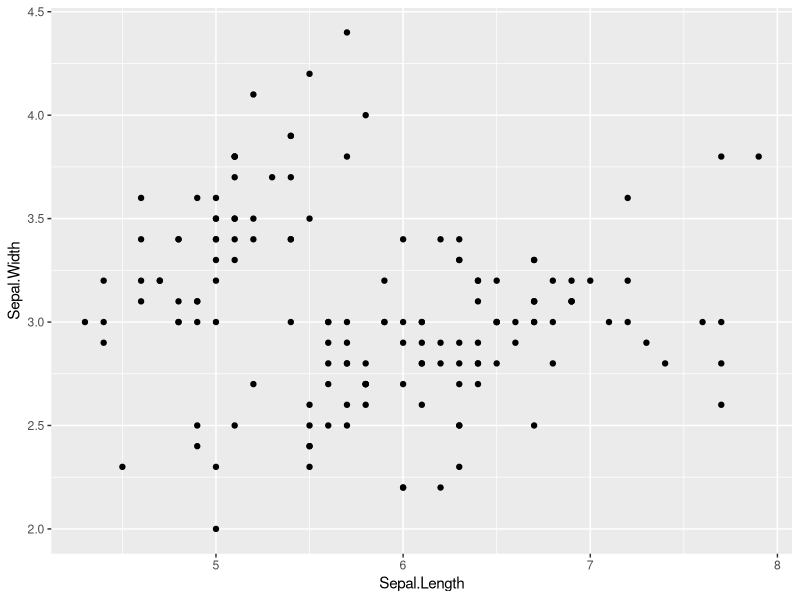
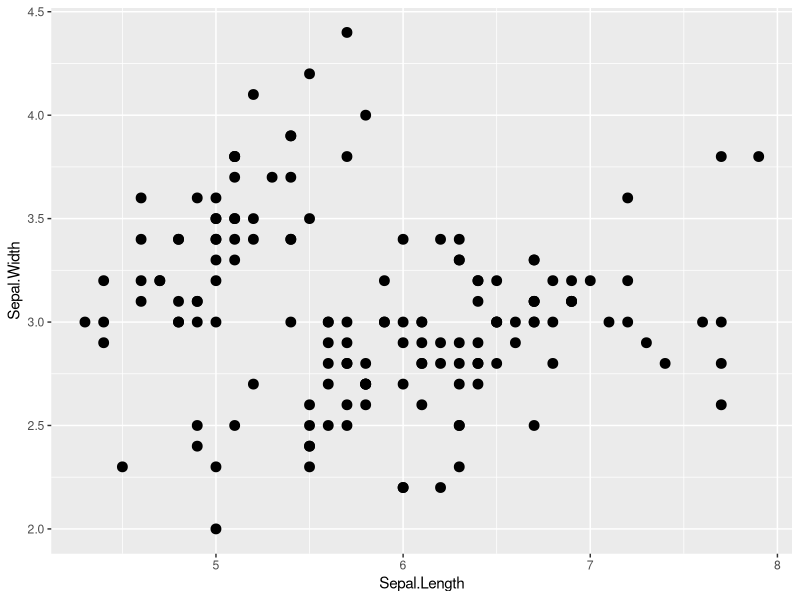
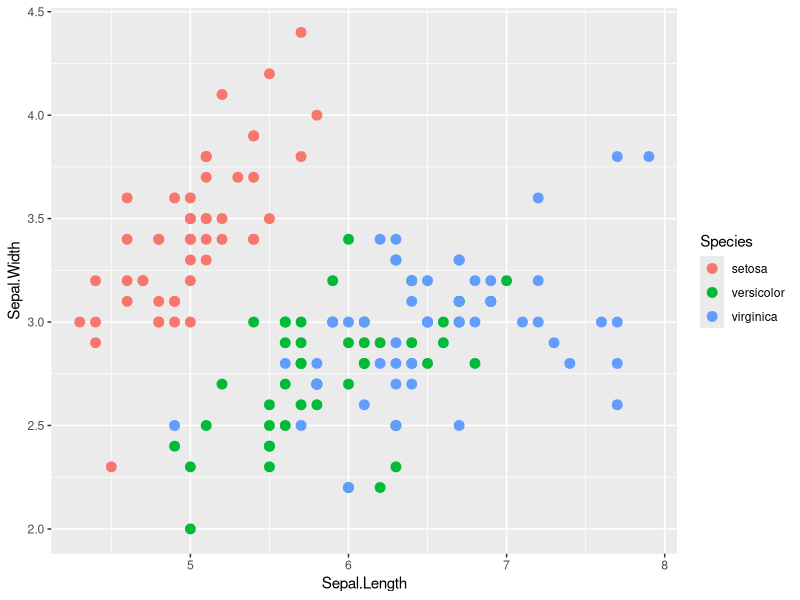
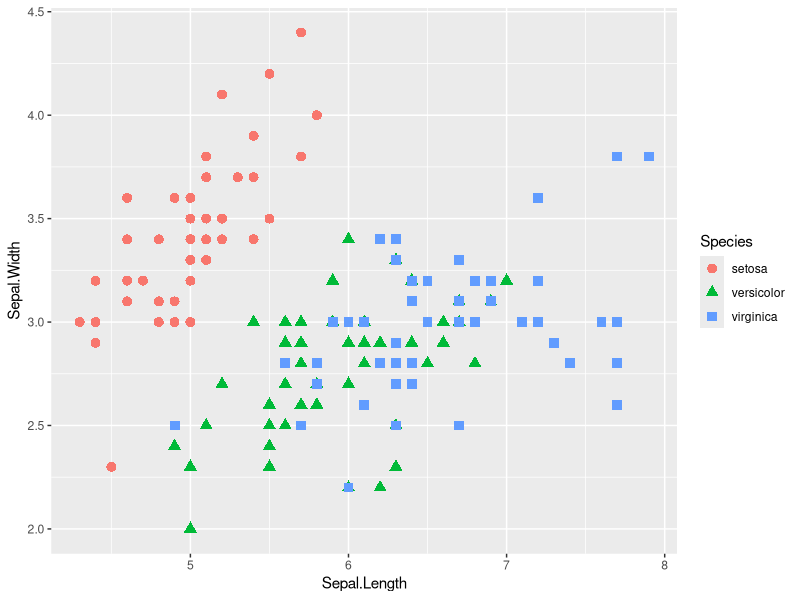
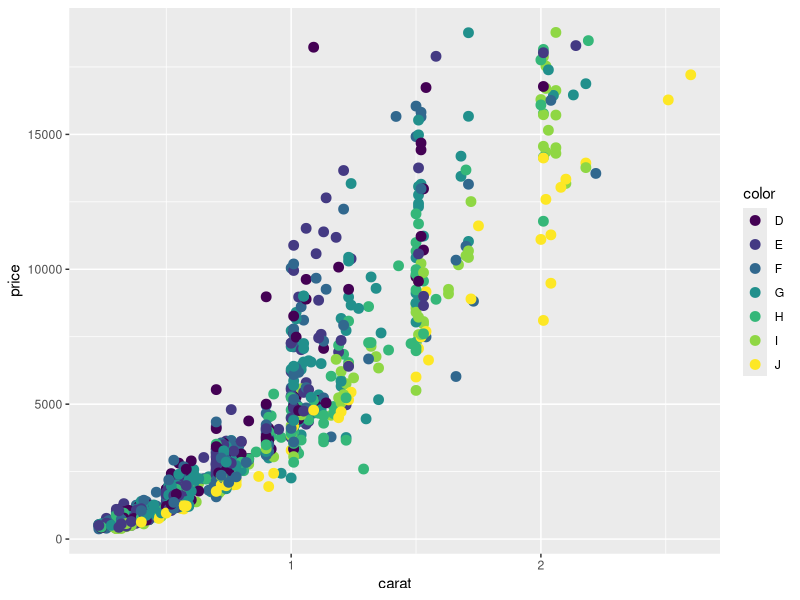
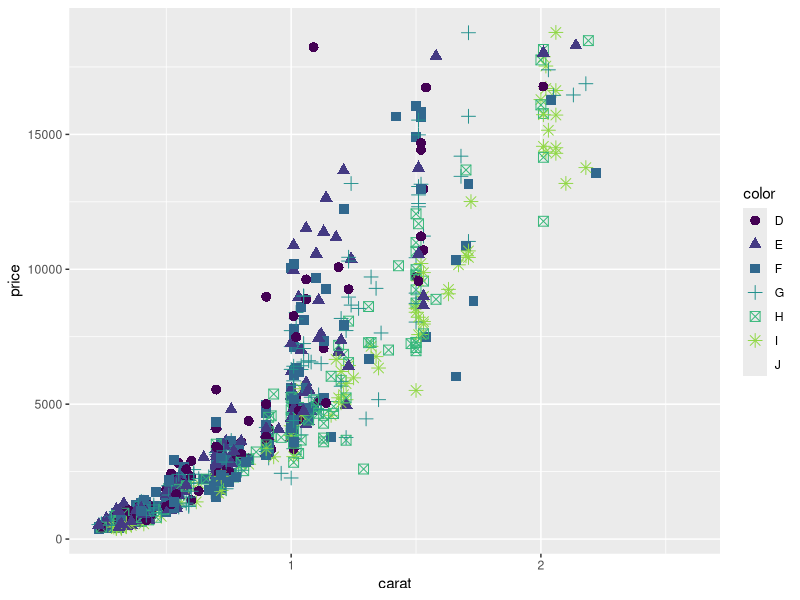
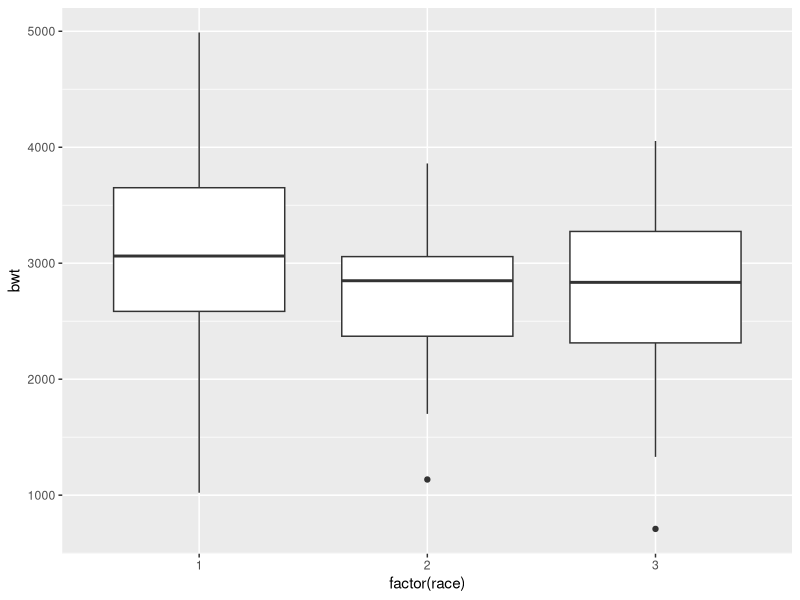
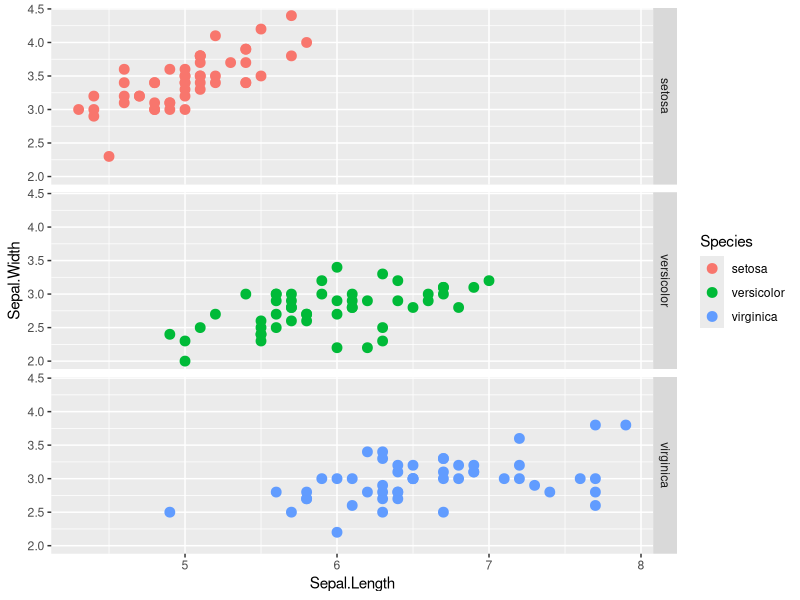

Write R code to recreate these figures, in order.
# ggplot learning code
# Zhang
# Feb 22, 2015
# gyz151@gmail.com

install.packages("ggplot2", dependencies = TURE)
install.packages("plyr")
install.packages("ggthemes")
install.packages("reshape2")

library("ggplot2")
library("reshape2")
library("plyr")
library("ggthemes")

head(iris)

myiris <- iris

#data, aesthetics, geometry, stats, facets, scales [e.g., multiple panels in same figure by species] (terminology used in the XXX library)

myplot <- ggplot(data = iris, aes(x = Sepal.Length, y = Sepal.Width))
myplot + geom_point()

ggplot(data = iris, aes(x = Sepal.Length, y = Sepal.Width)) +
  geom_point(size =3)

ggplot(data = iris, aes(Sepal.Length, Sepal.Width, color = Species)) +
  geom_point(size =3)

ggplot(data = iris, aes(Sepal.Length, Sepal.Width, color = Species)) +
  geom_point(aes(shape = Species), size =3)

#sample a 1000 times from rows 1 to dim(diamond), and store to d2
d2 <- diamonds[sample(1:dim(diamonds)[1], 1000), ]

myplot <- ggplot(data = d2, aes(x = carat, y = price))

ggplot(data = d2, aes(carat, price, color = color)) +
  geom_point(size =3)

ggplot(data = d2, aes(carat, price, color = color)) +
  geom_point(aes(shape = color), size =3)

library(MASS)
ggplot(birthwt, aes(factor(race),bwt)) + geom_boxplot()

# ?? myplot <- ggplot
# ?? summary(myplot)

#facet
ggplot(iris, aes(Sepal.Length, Sepal.Width, color = Species)) +
  geom_point(size = 3) +
  facet_grid(Species ~ .)

#scales
library(RColorBrewer)
display.brewer.all()

df <- melt(iris, id.vars ="Species")
ggplot(df, aes(Species, value, fill = variable)) +
  geom_bar(stat = "identity", position = "dodge") +
  scale_fill_brewer(palette = "Set1")




